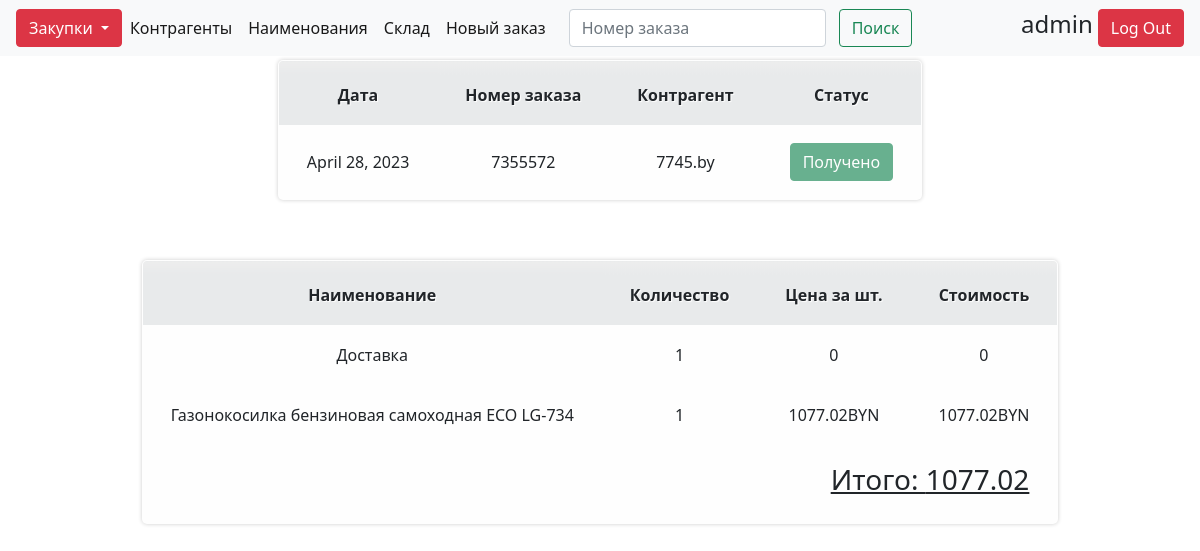
The page /orderitems/170 (signed in) on the database its author committed.
### order/models.py (models this page shows, shortened)
class Order(models.Model):
    STATUS = (
        ('Ожидание счёта', 'Ожидание счёта'),
        ('Ожидание оплаты', 'Ожидание оплаты'),
        ('Ожидание доставки', 'Ожидание доставки'),
        ('Получено', 'Получено'),
    )
    date = models.DateField(default=datetime.date.today)
    number = models.CharField(max_length=50)
    Supplier = models.ForeignKey(Supplier, on_delete=models.CASCADE, default=1, related_name='sup_orders',
                                 related_query_name='sup_order')
    invoice = models.FileField(upload_to='invoices', blank=True)
    Status = models.CharField(choices=STATUS, max_length=250, default=1)
    delivery = models.BooleanField(default=False)
    delivery_cost = models.DecimalField(default=0, decimal_places=2, max_digits=10)
    def total_price(self):
        if self.delivery == True:
            sum_order = sum([
            order_item.total()
            for order_item in OrderItem.objects.filter(order=self)
            ]) + self.delivery_cost
            return sum_order
        else:
            return sum([
                order_item.total()
                for order_item in OrderItem.objects.filter(order=self)
            ])

class Supplier(models.Model):
    name = models.CharField(max_length=250)
    contact_name = models.CharField(max_length=50, blank=True)
    contact = models.CharField(max_length=15, blank=True)
    website = models.CharField(max_length=50)
    supplier_mail = models.CharField(max_length=100)
    category = models.ManyToManyField(CategorySuppliers)
    def __str__(self):
        return self.name

class OrderItem(models.Model):
    date = models.DateField(auto_now=True)
    Supplier = models.ForeignKey(Supplier, on_delete=models.CASCADE, related_name='sup_ordersitems',
                                 related_query_name='sup_orderitem')
    order = models.ForeignKey(Order, on_delete=models.CASCADE)
    item = models.ForeignKey(Item, on_delete=models.CASCADE)
    count = models.IntegerField(default=1)
    def total(self):
        return self.count * self.item.price

class Item(models.Model):
    CUR = (
        ('RUB', 'RUB'),
        ('BYN', 'BYN'),
        ('USD', 'USD'),
        ('EUR', 'EUR')
    )
    name = models.CharField(max_length=500)
    price = models.DecimalField(default=0, decimal_places=2, max_digits=10)
    currency = models.CharField(choices=CUR, max_length=3)

### order/views.py (the view)
# urls.py: path('orderitems/<int:pk>', OrderItemView.as_view(), name='items'),
class OrderItemView(ListView):
    model = OrderItem
    template_name = 'OrderPage.html'
    context_object_name = 'orderitems'
    def get_context_data(self, **kwargs):
        context = super(OrderItemView, self).get_context_data(**kwargs)
        context['order_info'] = get_object_or_404(Order, pk=self.kwargs['pk'])
        return context
    @method_decorator(login_required)
    def dispatch(self, *args, **kwargs):
        return super(OrderItemView, self).dispatch(*args, **kwargs)

### templates/OrderPage.html (shortened to what this page needs)
{% extends 'base.html' %}
{% load static %}
    {% block content %}
        <table>
                <tr style="text-align: center">
                    <th>Дата</th>
                    <th>Номер заказа</th>
                    <th>Контрагент</th>
                    <th>Статус</th>
                </tr>
                    <tr>
                        <td>{{ order_info.date }}</td>
                        <td>{{ order_info.number }}</td>
                        <td>{{ order_info.Supplier }}</td>
                        <td>
                            {% if order_info.Status == 'Получено' %}
                                <button class="btn btn-success" style="display: block; margin: auto;" disabled="disabled" type="submit">{{order_info.Status}}</button>
                            {% elif order_info.Status == 'Ожидание оплаты' %}
                                <button class="btn btn-info" type="submit">{{order_info.Status}}</button>
                            {% elif order_info.Status == 'Ожидание доставки' %}
                                <button class="btn btn-warning" type="submit">{{order_info.Status}}</button>
                            {% elif order_info.Status == 'Ожидание счёта' %}
                                <button class="btn btn-danger" type="submit">{{order_info.Status}}</button>
                            {% endif %}
                        </td>
                    </tr>
            </table>
        <table>
                <tr style="text-align: center">
                    <th>Наименование</th>
                    <th>Количество</th>
                    <th>Цена за шт.</th>
                    <th>Стоимость</th>
                </tr>
                {% if order_info.delivery == True %}
                        <td>Доставка</td>
                        <td>1</td>
                        <td>{{ order_info.delivery_cost }}</td>
                        <td>{{ order_info.delivery_cost }}</td>
                    {% else %}
                        <td>Доставка</td>
                        <td>1</td>
                        <td>0</td>
                        <td>0</td>
                    {% endif %}
                {% for items in orderitems %}
                    {% if items.order == order_info %}
                    <tr>
                        <td>{{ items.item.name }}</td>
                        <td>{{ items.count }}</td>
                        <td>{{ items.item.price }}{{ items.item.currency }}</td>
                        <td>{{ items.total }}{{ items.item.currency }}</td>
                    </tr>
                {% endif %}
                {% endfor %}
                <td colspan="4" style="text-align: right">
                    <H3 style="text-decoration: underline">
                        Итого: {{ order_info.total_price }}
                    </H3>
                </td>
            </table>
    {% endblock %}

### templates/base.html (shortened to what this page needs)
<!DOCTYPE html>
{% load static %}
<html lang="en">
        <link rel="stylesheet" type="text/css" href="{% static 'order/ordertable.css' %}">
        <link rel="stylesheet" href="https://cdn.jsdelivr.net/npm/bootstrap@4.3.1/dist/css/bootstrap.min.css">
        <link rel="stylesheet" href="https://stackpath.bootstrapcdn.com/bootstrap/4.3.1/css/bootstrap.min.css">
        <link href="https://cdn.jsdelivr.net/npm/bootstrap@5.0.2/dist/css/bootstrap.min.css" rel="stylesheet">
        <link href="https://unpkg.com/gijgo@1.9.14/css/gijgo.min.css" rel="stylesheet" type="text/css" />
        <head >
            <nav class="navbar navbar-expand-lg navbar-light bg-light" style="margin-top:0; z-index: 1; overflow: visible; position:fixed;width: 100%; top: 0;">
    <div class="dropdown">
            <button style="width: auto; max-width: 100%" class="btn btn-danger dropdown-toggle" data-toggle="dropdown" aria-haspopup="true" aria-expanded="false">
                Закупки
            </button>
        </div>
      <ul class="navbar-nav me-auto mb-2 mb-lg-0">
        <li class="nav-item">
          <a class="nav-link active" aria-current="page" href="{% url 'suppliers_list' %}">Контрагенты</a>
        </li>
        <li class="nav-item">
          <a class="nav-link active" aria-current="page" href="{% url 'items_list' %}">Наименования</a>
        </li>
        <li class="nav-item">
          <a class="nav-link active" aria-current="page" href="{% url 'stock_list' %}">Склад</a>
        </li>
        <li class="nav-item">
          <a class="nav-link active" href="{% url 'add_order' %}">Новый заказ</a>
        </li>
      <form action="{% url 'search' %}" class="d-flex" method="GET">
        <input class="form-control me-2" style="height: 38px; margin: auto auto auto 15px;" name="search" type="text" placeholder="Номер заказа" aria-label="Search">
        <button class="btn btn-outline-success" style="height: 38px; margin: auto auto auto 5px;" type="submit">Поиск</button>
      </form>
      </ul>
          {% if user.is_authenticated %}
              <div style=" margin: auto; flex: auto;display: flex;justify-content: flex-end;">
              {% if user.first_name != '' and user.last_name != '' %}
                  <h4 style="margin-top: auto" aria-current="page">{{ user.first_name }} {{ user.last_name }}</h4>
              {% else %}
                <h4 style="margin-top: auto" aria-current="page">{{ user.username }}</h4>
              {% endif %}
              <a  aria-current="page" href="{% url 'logout' %}"><button type="button" class="btn btn-danger" style="margin-left: 5px" >Log Out</button></a>
              </div>
          {% endif %}
</nav>
        </head>
<body style="margin-bottom: 200px">
     {% block content %}
     {% endblock %}
</body>
</html>

### static/order/ordertable.css (style rules this page uses)
table { overflow: hidden; position: static; border:1px solid #d3d3d3; background:#fefefe; width:auto; max-width: 80%; margin:5% auto 0; -moz-border-radius:5px; -webkit-border-radius:5px; border-radius:5px; -moz-box-shadow: 0 0 4px rgba(0, 0, 0, 0.2); -webkit-box-shadow: 0 0 4px rgba(0, 0, 0, 0.2); }
th, td { padding:18px 28px 18px; text-align:center; }
th { padding-top:22px; text-shadow: 1px 1px 1px #fff; background:#e8eaeb; }
td { border-top:1px solid #e0e0e0; border-right:1px solid #e0e0e0; }
th { background: -moz-linear-gradient(#e8eaeb, #ededed); background: -webkit-gradient(linear, 0% 0%, 0% 20%, from(#ededed), to(#e8eaeb)); }

### rows shown on the page
Order: date "April 28, 2023", number "7355572", Supplier "7745.by", Status "Получено", total_price "1077.02"
OrderItem: item.name "Газонокосилка бензиновая самоходная ECO LG-734", count "1", item.price "1077.02", item.currency "BYN", total "1077.02"

### other values the page prints
{{ user.username }} "admin"
